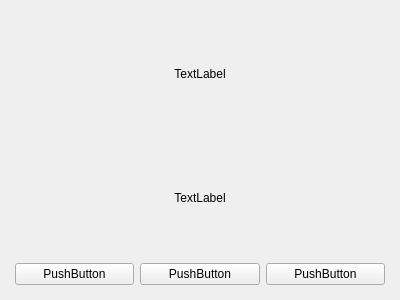
<?xml version="1.0" encoding="UTF-8"?>
<ui version="4.0">
 <class>MsgBox</class>
 <widget class="QWidget" name="MsgBox">
  <property name="geometry">
   <rect>
    <x>0</x>
    <y>0</y>
    <width>400</width>
    <height>300</height>
   </rect>
  </property>
  <property name="windowTitle">
   <string>MsgBox</string>
  </property>
  <layout class="QGridLayout" name="gridLayout_3">
   <property name="margin">
    <number>0</number>
   </property>
   <item row="0" column="0">
    <widget class="QWidget" name="widget_main" native="true">
     <layout class="QGridLayout" name="gridLayout_2">
      <property name="margin">
       <number>0</number>
      </property>
      <item row="0" column="0">
       <widget class="QWidget" name="widget_top" native="true">
        <layout class="QGridLayout" name="gridLayout">
         <property name="margin">
          <number>0</number>
         </property>
         <item row="0" column="0">
          <widget class="QLabel" name="label_title">
           <property name="text">
            <string>TextLabel</string>
           </property>
           <property name="alignment">
            <set>Qt::AlignCenter</set>
           </property>
          </widget>
         </item>
        </layout>
       </widget>
      </item>
      <item row="1" column="0">
       <layout class="QVBoxLayout" name="verticalLayout">
        <item>
         <widget class="QLabel" name="label_text">
          <property name="text">
           <string>TextLabel</string>
          </property>
          <property name="alignment">
           <set>Qt::AlignCenter</set>
          </property>
         </widget>
        </item>
        <item>
         <layout class="QHBoxLayout" name="horizontalLayout_2">
          <property name="margin">
           <number>15</number>
          </property>
          <item>
           <widget class="QPushButton" name="btnYes">
            <property name="text">
             <string>PushButton</string>
            </property>
           </widget>
          </item>
          <item>
           <widget class="QPushButton" name="btnNo">
            <property name="text">
             <string>PushButton</string>
            </property>
           </widget>
          </item>
          <item>
           <widget class="QPushButton" name="btnCancel">
            <property name="text">
             <string>PushButton</string>
            </property>
           </widget>
          </item>
         </layout>
        </item>
       </layout>
      </item>
     </layout>
    </widget>
   </item>
  </layout>
 </widget>
 <layoutdefault spacing="6" margin="11"/>
 <resources/>
 <connections/>
</ui>
